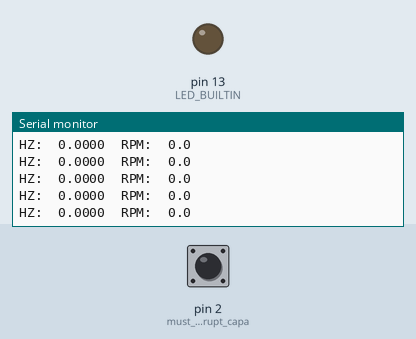
Bench run of a sketch on a simulated Arduino Uno, built with avr-gcc and run on an emulated ATmega328P. On the bench: output pins drawn as LEDs (lit = HIGH), the last lines printed to the serial monitor. The test bench sets the inputs (shaded band); at power-on: pin 2 (must_be_an_interrupt_capa) LOW.

Above: at 1.2 s.
1.3 s: pin 2 (must_be_an_interrupt_capa) pulled HIGH for 0.15 s
At 2.2 s:
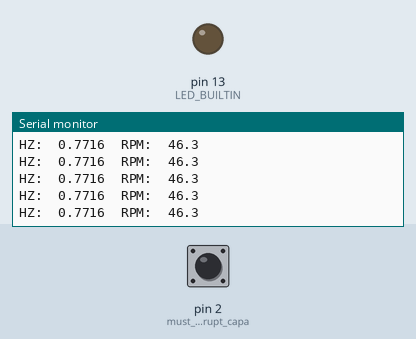
4.4 s: pin 2 (must_be_an_interrupt_capa) driven HIGH
At 5.0 s:
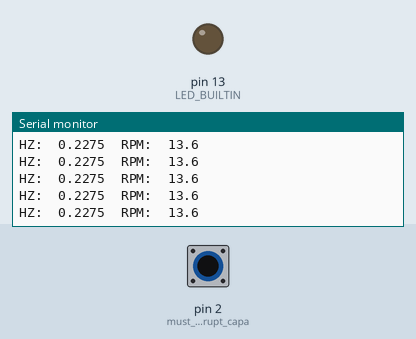
7.4 s: pin 2 (must_be_an_interrupt_capa) pulsed LOW 5 times (0.12 s each, 0.3 s apart)
At 8.3 s:
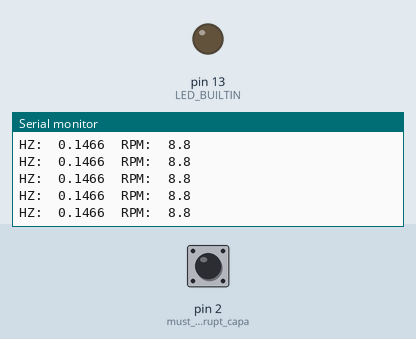
Timing chart, 0 to 10.4 s (numbered marks = the images above; inputs shaded):
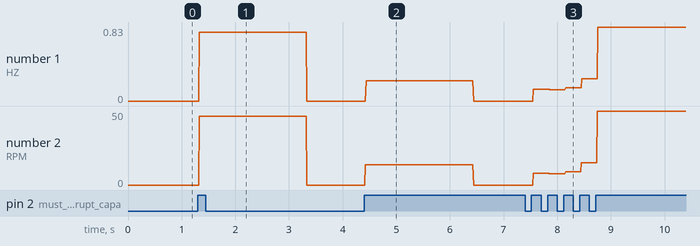

The sketch:

SparkPlugRPM.ino
```cpp
int numMagnets=4; //the number of magnets around the drive shaft (MUST be equally spaced)
float tireDiameter= 0.6604; //the diameter of the tire, in meters. (assuming 1:1 tire to driveshaft rotation)
//0.6604 m = 2'2"

bool pole=true;

unsigned long timer=0;

int runningAvg[4];

float rpm;
float hz;
float vehicleSpeedMetersPS=0;
float vehicleSpeedMPH=0;

float timeBetweenUpdates=0;

bool lastPole=true;

void setup() {
  // put your setup code here, to run once:
  Serial.begin(19200); //change to 11500 to print faster when printing magnetic rotations
  pinMode(LED_BUILTIN,OUTPUT);
  pinMode(2,INPUT); //must be an interrupt capable pin.
  /*LM339 comparator connections:
   * In- is a voltage divider w/ 4.7k to 3.3V and 390R to gnd (output around 250 mv)
   * In+ is output of hall effect sensor
   * OUTPUT has a pullup resistor on it (5k)
   */

  pinMode(2,INPUT); //must be an interrupt capable pin.
  attachInterrupt(digitalPinToInterrupt(2), interruptMagSpeedTransition, RISING);
}

void interruptMagSpeedTransition(){
  long elapsedTime=millis()-timer;
  timer=millis(); //reset timer
  timeBetweenUpdates=elapsedTime/1000.0;

  //Average last few values using HZ
  runningAvg[0]=runningAvg[1];
  runningAvg[1]=runningAvg[2];
  runningAvg[2]=runningAvg[3];
  runningAvg[3]=elapsedTime;

  elapsedTime=0;
  for(int i=0;i<4;i++){
    elapsedTime+=runningAvg[i];
  }
  elapsedTime=elapsedTime/4;

  hz = 1.0/(((elapsedTime/1000.0)*numMagnets));  //

  rpm = hz*60;

  float pointDistance = (PI*tireDiameter)/numMagnets; //distance between two adjacent magnets, scaled to distance on tire
  vehicleSpeedMetersPS = pointDistance/(elapsedTime/1000.0); // m/s
  vehicleSpeedMPH = vehicleSpeedMetersPS*(1/1609.34)*(3600/1);      //*(miles/meter)*(seconds/hour)

}

void loop() {
  //delay(5000);

  if(millis()-timer>2000){ //if we haven't seen a magnet in x seconds, we're not moving;
    rpm=0;
    hz=0;
    vehicleSpeedMetersPS=0;
    vehicleSpeedMPH=0;
  }
  //Serial.println(rpm);
  Serial.print("HZ:\t");
  Serial.print(hz,4);
  Serial.print("\t");
  Serial.print("RPM:\t");
  Serial.print(rpm,1);
  /*Serial.print("\t");
  Serial.print("Speed: ");
  Serial.print(vehicleSpeedMetersPS);
  Serial.print(" m/s");
  Serial.print("   ");
  Serial.print(vehicleSpeedMPH);
  Serial.print(" mph");
  Serial.print("\tTime between updates (s): ");
  Serial.print(timeBetweenUpdates);*/
  Serial.println();
}
```

Measured:
- after the input at 1.3 s, the serial monitor: prints a new line at once (image 1)
- after the input at 4.4 s, the serial monitor: prints a new line at once (image 2)
- after the input at 7.4 s, the serial monitor: prints a new line after 0.15 s (image 3)
